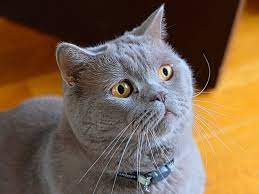
#> input picture Tugas 1 - Histogram/kucingRGB.jpg, 259 x 194 px
$ jupyter execute --allow-errors Histogram.ipynb   (older library calls are emulated)
#> lines starting #> are read from the running program, lines starting #| are printed output that depends on the picture; after the words box and inside, x2 and y2 are one past the last pixel; in counts of white or black regions, pixels touching at a corner belong together; long printed decimals are rounded
[cell 1]
from PIL import Image
import numpy as np

#CITRA RGB
imgRGB = Image.open("kucingRGB.jpg")
#> imgRGB is the input picture: PIL image 259x194 RGB; mean R, G, B 119.3, 96.1, 74.2

[cell 2]
import matplotlib.pyplot as plt

#RESIZE IMAGE RGB
imgResizeRGB = imgRGB.resize((512,512))
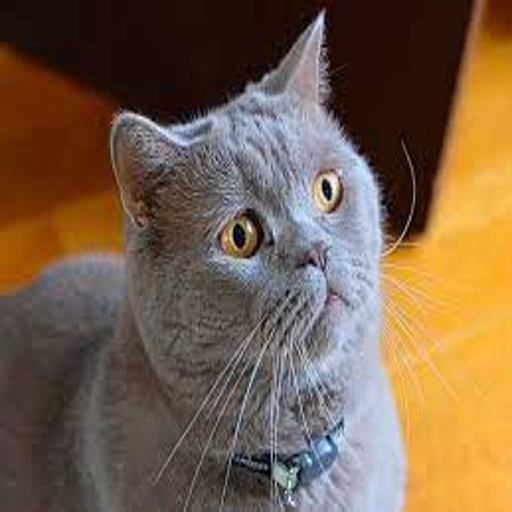
#> imgResizeRGB: PIL image 512x512 RGB; mean R, G, B 119.3, 96.1, 74.2

#TAMPILAN CITRA RGB
plt.imshow(imgResizeRGB)

[cell 3]
#TAMPILAN ARRAY RGB
print(np.array(imgResizeRGB))
#> (printed output is left out)

#> (a cell that did not finish here is left out)

[cell 5]
#STATISTIK IMAGE RGB
print("Nilai Statistik Image RGB: ")
#> (the rest of this cell did not finish here and is left out)

[cell 6]
#STATISTIK NORMALISASI IMAGE RGB
print("Nilai Statistik Image RGB Normalisasi: ")
#> (the rest of this cell did not finish here and is left out)

[cell 7]
piksel1 = imgResizeRGB.load()
piksel1[0,0]
#> Out = (25, 10, 7)

[cell 8]
print(imgResizeRGB.size, imgResizeRGB.mode)
#| (512, 512) RGB

[cell 9]
"""
#TEMP CITRA CONVERTER
imgTemp = Image.new('L',(512, 512),(0))

#CONVET RGB TO GRAYSCALE
for x in range (512):
  for y in range (512):
    warna = imgResizeRGB.getpixel((x,y))
    R = warna[0]
    G = warna[1]
    B = warna[2]
    grey = int((0.22989 * R) + (0.5870 * G) + (0.1141 * B))
    imgTemp.putpixel((x,y),(grey))
plt.imshow(imgTemp)
"""

from google.colab.patches import cv2_imshow
import cv2

"""
import matplotlib.pyplot as plt
plt.figure(figsize=(18,18))
plt.imshow(gray)
plt.axis('off')
plt.show()
"""

#CONVERT RGB TO GRAYSCALE
image = cv2.imread("kucingRGB.jpg")
gray= cv2.cvtColor(image, cv2.COLOR_BGR2GRAY) # konversi RGB ke Grayscale menggunakan library opencv
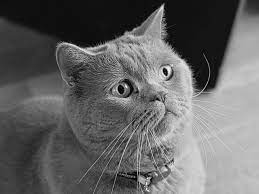
#> gray: shape (194, 259); min 0, max 251, mean 100.5

#SAVE HASIL GREYSCALE
cv2.imwrite("kucingGray.jpg", gray)

#TAMPILKAN GRAYSCALE
imgGray = Image.open("kucingGray.jpg")
imgResizeGray = imgGray.resize((512,512))
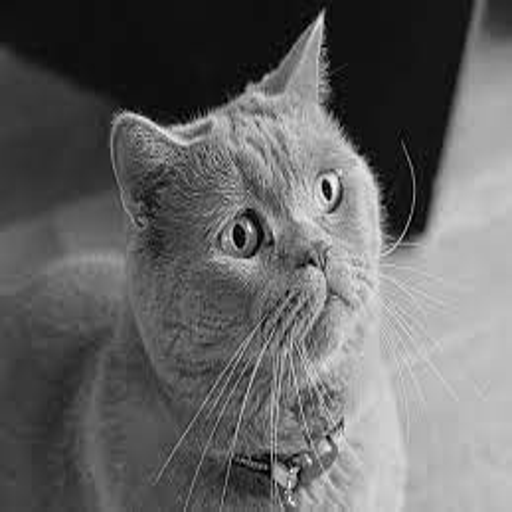
#> imgResizeGray: PIL image 512x512 L; min 0, max 255, mean 100.5
imgResizeGray

[cell 10]
#ARRAY GREYSCALE
print(np.array(imgResizeGray))
#> (printed output is left out)

[cell 11]
#INPUT GAMBAR
imageGray = cv2.imread('kucingGray.jpg',0)

#FREQUENCY PIXEL RANGE 0-255
plt.title("\nHistogram Image Grayscale")
plt.xlabel("Color Value")
plt.ylabel("Count Pixels")
histGray = cv2.calcHist([imageGray],[0],None,[256],[0,256])
#> histGray = 256 values, max 2697 at index 16, min 0 at index 235, mean 196.3

#TAMPILKAN HISTOGTRAM GRAYSCALE
plt.plot(histGray)
plt.show()
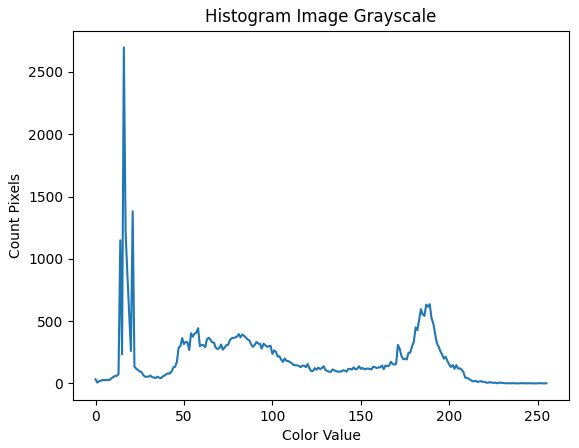
#> figure drawn by matplotlib, 1 panel; curve peaks at x = 16, y = 2697

#FREQUENCY PIXEL RANGE 0-255
plt.title("\nHistogram Normalisasi Image Grayscale")
plt.xlabel("Color Value")
plt.ylabel("Count Pixels")
histGrayNormal = cv2.calcHist([imageGray],[0],None,[256],[0,256])
#> histGrayNormal has the same summary as histGray
histGrayNormal /= histGrayNormal.sum()
#> histGrayNormal = 256 values, max 0.0537 at index 16, min 0 at index 235, mean 0.00391
normalGray = histGrayNormal
#> normalGray has the same summary as histGrayNormal

#TAMPILKAN HISTOGTRAM NORMALISASI GRAYSCALE
plt.plot(histGrayNormal)
plt.show()
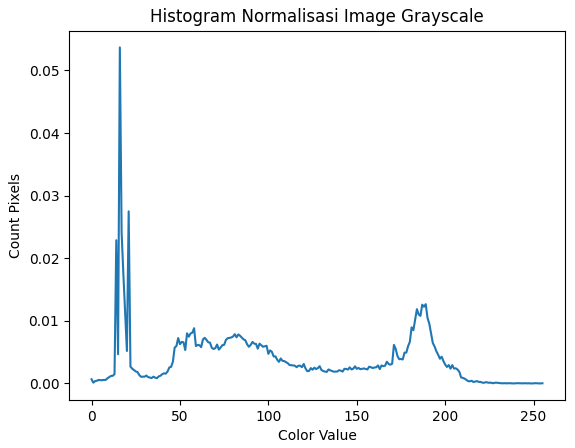
#> figure drawn by matplotlib, 1 panel; curve peaks at x = 16, y = 0.0537

[cell 12]
#STATISTIK IMAGE GRAYSCALE
print("Nilai Statistik Image Grayscale: ")
#> (the rest of this cell did not finish here and is left out)

[cell 13]
#STATISTIK NORMALISASI IMAGE GRAYSCALE
print("Nilai Statistik Image Grayscale Normalisasi: ")
print("Min\t\t\t =", normalGray.min())
#| Min			 = 0.0
print("Max\t\t\t =", normalGray.max())
#| Max			 = 0.05368
print("Mean\t\t\t =", normalGray.mean())
#| Mean			 = 0.003906
print("Median\t\t\t =", np.median(normalGray))
#| Median			 = 0.002587
print("Varian\t\t\t =", np.var(normalGray))
#| Varian			 = 2.4092971e-05
print("Standart Devisiasi\t =", np.std(normalGray))
#| Standart Devisiasi	 = 0.004908

[cell 14]
"""
th = 100
for x in range (512):
  for y in range (512):
    abuabu = imgResizeGray.getpixel((x,y))
    if abuabu >= th:
      imgResizeGray.putpixel((x,y),(255))
    else:
      imgResizeGray.putpixel((x,y),(0))
plt.imshow(imgResizeGray)
"""

"""
from google.colab.patches import cv2_imshow
import cv2
imagee = cv2.imread("gray.jpg")
grayy = cv2.cvtColor(imagee, cv2.COLOR_BGR2GRAY)
ret, biner = cv2.threshold(gray,150,255, cv2.THRESH_BINARY)
#cv2.imshow("Frame", biner)

import matplotlib.pyplot as plt
plt.figure(figsize=(18,18))
plt.imshow(biner)
plt.axis('off')
plt.show()
"""

"""
im_gray = cv2.imread('gray.jpg', cv2.CV_LOAD_IMAGE_GRAYSCALE)
(thresh, im_bw) = cv2.threshold(im_gray, 128, 255, cv2.THRESH_BINARY | cv2.THRESH_OTSU)
thresh = 127
im_bw = cv2.threshold(im_gray, thresh, 255, cv2.THRESH_BINARY)[1]
"""

"""
# membaca gambar baymax
img = cv2.imread('gray.jpg',0)

# Hitungan threshold.
# Perhatikan nilai ambang batas bawah dan atas dari tiap fungsi
# yang diberikan
ret,thresh1 = cv2.threshold(img,180,255,cv2.THRESH_BINARY)
ret,thresh2 = cv2.threshold(img,127,255,cv2.THRESH_BINARY_INV)
ret,thresh3 = cv2.threshold(img,127,255,cv2.THRESH_TRUNC)
ret,thresh4 = cv2.threshold(img,127,255,cv2.THRESH_TOZERO)
ret,thresh5 = cv2.threshold(img,127,255,cv2.THRESH_TOZERO_INV)

# menampilkan hasil
titles = ['Gambar asli','BINARY','BINARY_INV','TRUNC','TOZERO','TOZERO_INV']
images = [img, thresh1, thresh2, thresh3, thresh4, thresh5]

# menampilkan beberapa gambar sekaligus
for i in range(6):
    # 3 baris, 2 kolom
    plt.subplot(3,2,i+1),plt.imshow(images[i],'gray')
    plt.title(titles[i])
    plt.xticks([]),plt.yticks([])
plt.show()
"""

#CONVERT GRAYSCALE TO BINER
imgGray = cv2.imread('kucingGray.jpg', 0)
ret, biner = cv2.threshold(imgGray,180,255,cv2.THRESH_BINARY)
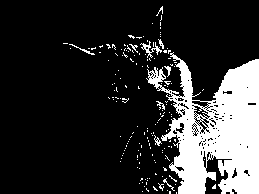
#> biner: shape (194, 259); 19% white; 168 white regions (158 under 20 px), largest, box (x1, y1, x2, y2) and area: (146, 52, 259, 194) 8759, (140, 41, 162, 58) 110, (69, 44, 95, 55) 45

#SAVE HASIL GREYSCALE
cv2.imwrite("kucingBiner.jpg", biner)

# menampilkan hasil
titles = ['IMAGE GRAYSCALE','BINARY']
images = [imgGray, biner]

# menampilkan beberapa gambar sekaligus
for i in range(2):
    # 3 baris, 2 kolom
    plt.subplot(1,2,i+1),
    plt.imshow(images[i],'gray')
    plt.title(titles[i])
    plt.xticks([]),plt.yticks([])
plt.show()

[cell 15]
#TAMPILKAN Biner
imgBiner = Image.open("kucingBiner.jpg")
imgResizeBiner = imgBiner.resize((512,512))
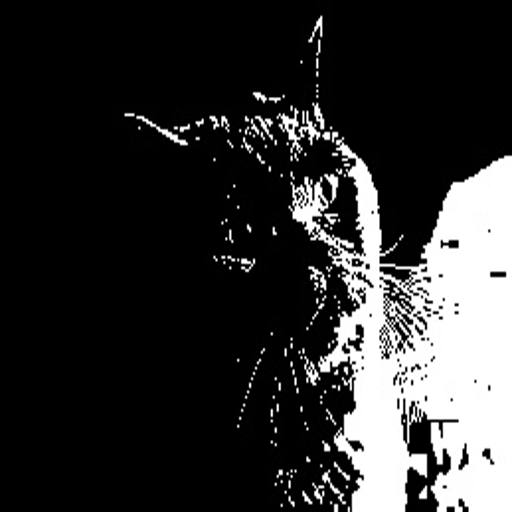
#> imgResizeBiner: PIL image 512x512 L; min 0, max 255, mean 48.7
imgResizeBiner

[cell 16]
print(np.array(biner))
#> (printed output is left out)

[cell 17]
#INPUT GAMBAR
imageBiner = cv2.imread('kucingBiner.jpg',0)

#FREQUENCY PIXEL RANGE 0-255
plt.title("Histogram Image Biner")
plt.xlabel("Color Value")
plt.ylabel("Count Pixels")
histBiner = cv2.calcHist([imageBiner],[0],None,[256],[0,256])
#> histBiner = 256 values, max 37274 at index 0, min 0 at index 8, mean 196.3

#TAMPILKAN HISTOGTRAM BINER
plt.plot(histBiner)
plt.show()
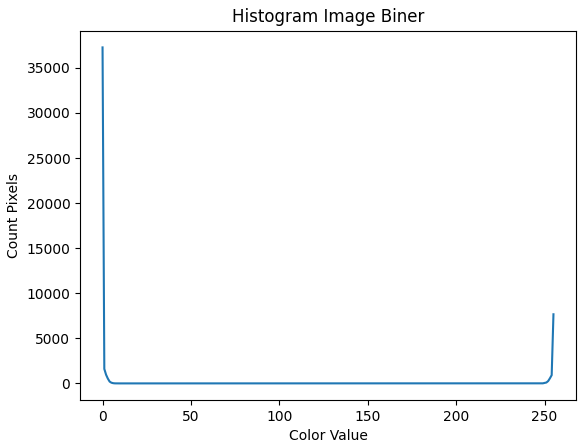
#> figure drawn by matplotlib, 1 panel; curve peaks at x = 0, y = 37274

#FREQUENCY PIXEL RANGE 0-255
plt.title("\nHistogram Normalisasi Image Biner")
plt.xlabel("Color Value")
plt.ylabel("Count Pixels")
histBinerNormal = cv2.calcHist([imageBiner],[0],None,[256],[0,256])
#> histBinerNormal has the same summary as histBiner
histBinerNormal /= histBinerNormal.sum()
#> histBinerNormal = 256 values, max 0.742 at index 0, min 0 at index 8, mean 0.00391
normalBiner = histBinerNormal
#> normalBiner has the same summary as histBinerNormal

#TAMPILKAN HISTOGTRAM NORMALISASI BINER
plt.plot(histBinerNormal)
plt.show()
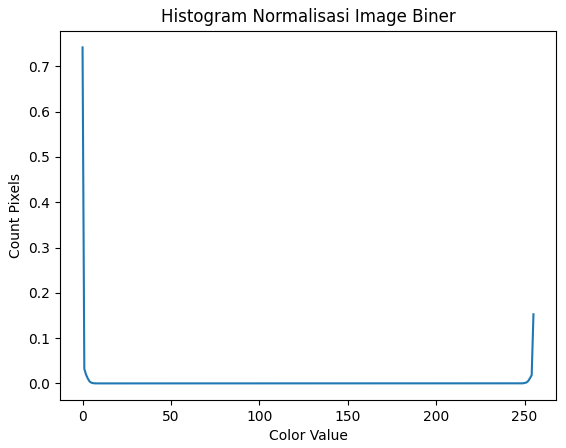
#> figure drawn by matplotlib, 1 panel; curve peaks at x = 0, y = 0.742

[cell 18]
#STATISTIK IMAGE BINER
print("Nilai Statistik Image Biner: ")
print("Min\t\t\t =", imageBiner.min())
#| Min			 = 0
print("Max\t\t\t =", imageBiner.max())
#| Max			 = 255
print("Mean\t\t\t =", imageBiner.mean())
#| Mean			 = 48.597
print("Median\t\t\t =", np.median(imageBiner))
#| Median			 = 0.0
print("Varian\t\t\t =", np.var(imageBiner))
#| Varian			 = 9980.165
print("Standart Devisiasi\t =", np.std(imageBiner))
#| Standart Devisiasi	 = 99.901

[cell 19]
#STATISTIK NORMALISASI IMAGE BINER
print("Nilai Statistik Image Biner Normalisasi: ")
print("Min\t\t\t =", normalBiner.min())
#| Min			 = 0.0
print("Max\t\t\t =", normalBiner.max())
#| Max			 = 0.7418
print("Mean\t\t\t =", normalBiner.mean())
#| Mean			 = 0.003906
print("Median\t\t\t =", np.median(normalBiner))
#| Median			 = 0.0
print("Varian\t\t\t =", np.var(normalBiner))
#| Varian			 = 0.002233
print("Standart Devisiasi\t =", np.std(normalBiner))
#| Standart Devisiasi	 = 0.04726
